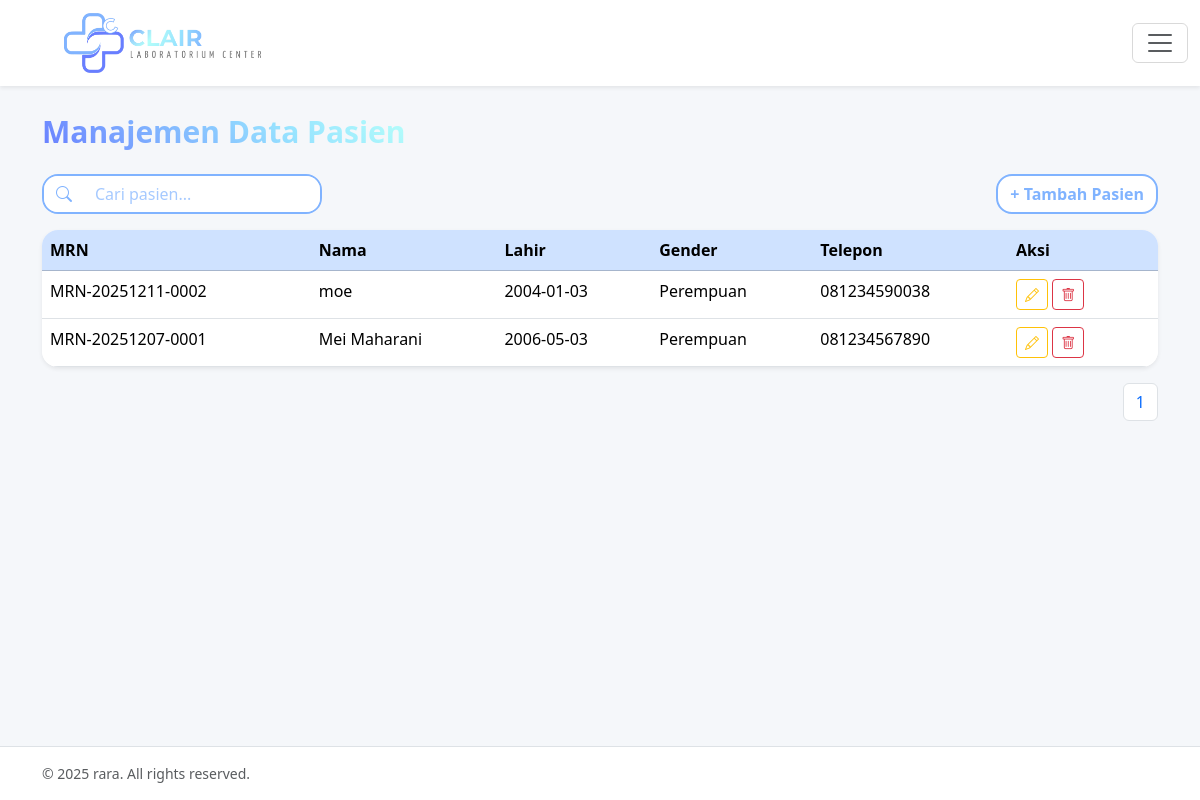
/lab/patients (signed in), run on the app's committed database.
### eas/models/patient.py (models this page shows)
class Patient(db.Model):
    id = db.Column(db.Integer, primary_key=True)
    medical_record_number = db.Column(db.String(64), unique=True)
    name = db.Column(db.String(128))
    birth_date = db.Column(db.String(20))
    gender = db.Column(db.String(20))
    address = db.Column(db.String(255))
    phone = db.Column(db.String(50))

### eas/lab.py (the view)
@lab_bp.route("/patients")
@login_required
def patients_list():
    if not lab_only():
        return redirect("/login")
    patients = Patient.query.order_by(Patient.id.desc()).all()
    modal = request.args.get("modal")
    edit_patient = None
    if modal in ["edit", "delete"]:
        pid = request.args.get("id")
        edit_patient = Patient.query.get(pid)
    return render_template(
        "lab/patients_list.html",
        patients=patients,
        modal=modal,
        edit_patient=edit_patient,
        generated_mrn=generate_mrn()
    )

### eas/__init__.py (called while the page is built)
def create_app():
    app = Flask(__name__)
    app.config.from_object(Config)
    db.init_app(app)
    login_manager.init_app(app)
    from eas.auth import auth_bp
    from eas.admin import admin_bp
    from eas.lab import lab_bp
    app.register_blueprint(auth_bp)
    app.register_blueprint(admin_bp, url_prefix="/admin")
    app.register_blueprint(lab_bp, url_prefix="/lab")
    @app.route("/")
    def home():
        if current_user.is_authenticated:
            if current_user.role == "admin":
                return redirect("/admin")
            elif current_user.role == "lab":
                return redirect("/lab")
        return redirect("/login")
    @login_manager.user_loader
    def load_user(uid):
        return User.query.get(int(uid))
    with app.app_context():
        db.create_all()
    return app

### eas/lab.py (called while the page is built)
def lab_only():
    return current_user.is_authenticated and current_user.role in ("lab", "admin")

def generate_mrn():
    today = datetime.now().strftime("%Y%m%d")
    total = Patient.query.count() + 1
    return f"MRN-{today}-{str(total).zfill(4)}"

### eas/models/user.py (called while the page is built)
    def is_admin(self): return self.role == "admin"

### eas/templates/lab/patients_list.html (shortened to what this page needs)
{% extends "base.html" %}
{% block content %}
<h3 class="page-title mt-4">Manajemen Data Pasien</h3>
<div class="d-flex justify-content-between align-items-center mt-3 mb-3">
    <div class="input-group search-box">
        <span class="input-group-text">
            <i class="bi bi-search" style="color:#80B3FF;"></i>
        </span>
        <input type="text" id="searchInput" class="form-control" placeholder="Cari pasien...">
    </div>
    <button class="btn add-btn" data-bs-toggle="modal" data-bs-target="#modalAddPatient">
        + Tambah Pasien
    </button>
</div>
<div class="card shadow-sm table-card overflow-hidden">
    <div class="card-body p-0">
        <table class="table mb-0" id="patientsTable">
            <thead class="table-primary">
                <tr>
                    <th>MRN</th>
                    <th>Nama</th>
                    <th>Lahir</th>
                    <th>Gender</th>
                    <th>Telepon</th>
                    <th style="width:150px;">Aksi</th>
                </tr>
            </thead>
            <tbody>
                {% for p in patients %}
                <tr>
                    <td>{{ p.medical_record_number }}</td>
                    <td>{{ p.name }}</td>
                    <td>{{ p.birth_date }}</td>
                    <td>{{ p.gender }}</td>
                    <td>{{ p.phone }}</td>
                    <td>
                        <a href="/lab/patients?modal=edit&id={{ p.id }}" class="btn btn-sm btn-outline-warning">
                            <i class="bi bi-pencil"></i>
                        </a>
                        <a href="/lab/patients?modal=delete&id={{ p.id }}" class="btn btn-sm btn-outline-danger">
                            <i class="bi bi-trash"></i>
                        </a>
                    </td>
                </tr>
                {% endfor %}
            </tbody>
        </table>
    </div>
</div>
<nav class="mt-3">
    <ul class="pagination justify-content-end" id="pagination"></ul>
</nav>
{% endblock %}

### eas/templates/base.html (style rules this page uses)
body { background: #f5f7fa; }

### eas/templates/lab/patients_list.html (style rules this page uses)
.page-title { font-weight: 700; font-size: 30px; background: linear-gradient(40deg,#687EFF,#80B3FF,#98E4FF,#B6FFFA); -webkit-background-clip: text; -webkit-text-fill-color: transparent; display:inline-block; }
.search-box { max-width: 280px; border-radius: 16px; overflow: hidden; border: 2px solid #80B3FF; }
.search-box span { background:white; border:none; }
.search-box input { border:none; }
.search-box input::placeholder { color:#80B3FF; opacity:0.7; }
.add-btn { color:#80B3FF; border-radius: 16px; border: 2px solid #80B3FF; background:white; font-weight:700; }
.table-card { border-radius: 16px; border:none; }

### data on the page
Patient: medical_record_number "MRN-20251211-0002", name "moe", birth_date "2004-01-03", gender "Perempuan", phone "081234590038"
Patient: medical_record_number "MRN-20251207-0001", name "Mei Maharani", birth_date "2006-05-03", gender "Perempuan", phone "081234567890"
